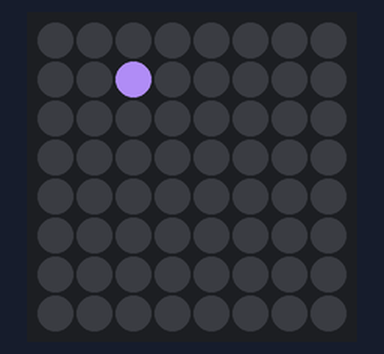
Simulated run of this program. Board: Raspberry Pi (BCM pin numbers) with a Sense HAT. Shown: the Sense HAT's 8×8 RGB LED matrix. Random numbers come from a fixed seed.

Above: at 0.17 s.
At 5.34 s:
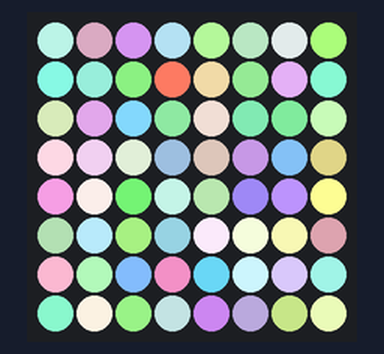
At 9.9 s:
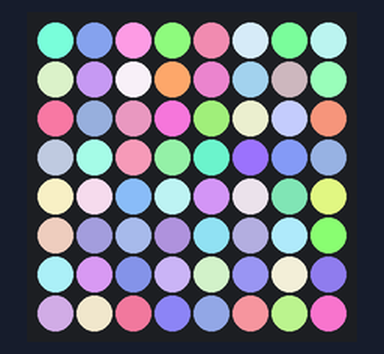
At 19.62 s:
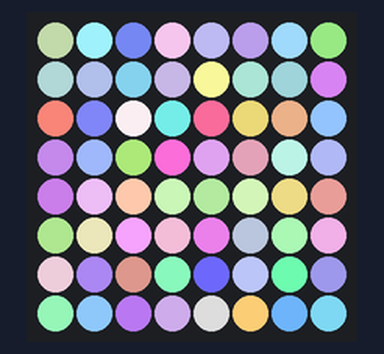
At 30.57 s:
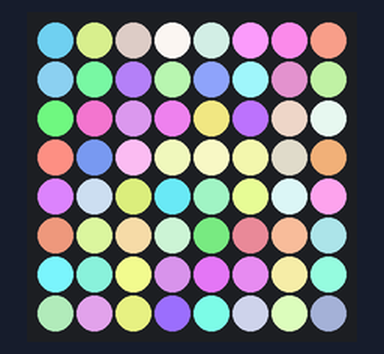
At 39.69 s:
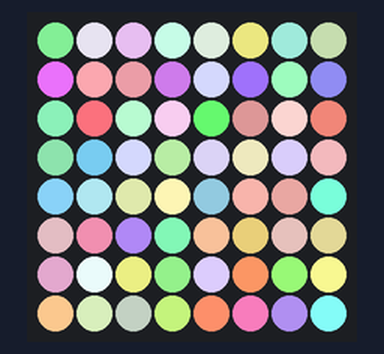

The program:

sparkle.py
```python
# sparkles sense hat
from sense_emu import SenseHat
from random import randint
from time import sleep


sense = SenseHat()

while True:
    x = randint(0,7)
    y = randint(0,7)

    r = randint(100,255)
    g = randint(100,255)
    b = randint(100,255)

    sense.set_pixel(x,y,r,g,b)


    sleep(0.01)
```
